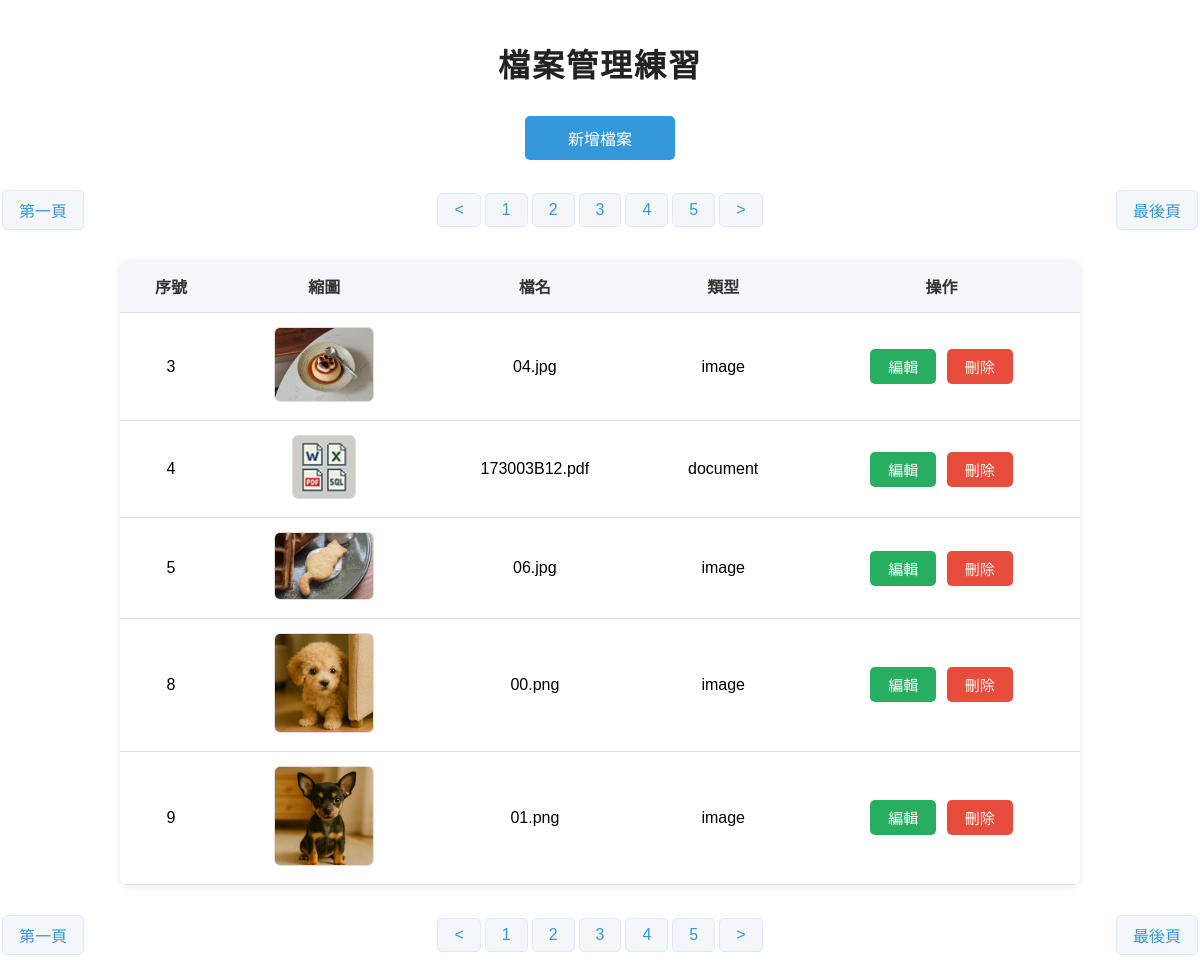
/manage.php, run on the app's committed database.
### tables this page shows
CREATE TABLE `uploads` (
  `id` int(10) UNSIGNED NOT NULL,
  `type` varchar(16) NOT NULL,
  `name` text NOT NULL,
  `description` text NOT NULL,
  `created_at` timestamp NOT NULL DEFAULT current_timestamp()
);

### db.php (called while the page is built, shortened)
<?php
$dsn="mysql:host=localhost;dbname=files;charset=utf8";
$pdo=new PDO($dsn,'root','');
function all($table,$array=null,$str=null){
    global $pdo;
    $sql="SELECT * FROM $table ";
        if(is_array($array)){
            $tmp=array2sql($array);
            $sql = $sql ." WHERE ".join(" AND ", $tmp);
        }else{
            $sql .= $array;
        }
        $sql .= $str;
    $rows=$pdo->query($sql)->fetchAll(PDO::FETCH_ASSOC);
    return $rows;
}

### manage.php (the view, shortened to what this page needs)
<?php include_once "db.php"; ?>
<!DOCTYPE html>
<html lang="en">
<head>
    <link rel="stylesheet" href="style.css">
</head>
<body>
    <h1 class="header">檔案管理練習</h1>
    <a class='add-file' href="upload.php">新增檔案</a>
    <?php
    $rows = all("uploads");
    ?>
    <?php
    $total_rows = $pdo->query("select count(*) from uploads")->fetchColumn();
    $div = 5;
    $pages = ceil($total_rows / $div);
    $now = $_GET['p'] ?? 1;
    $start = ($now - 1) * $div;
    $rows = all("uploads", " limit $start,$div");
    ?>
    <div class="pages">
        <a href="?p=1">第一頁</a>
        <div>
        <?php
        if($now-1>0){
            echo "<a href='?p=".($now-1)."'> < </a>";
        }else{
            echo "<a href='#'> < </a>";
        }
        for($i=1;$i<=$pages;$i++){
            echo "<a href='?p=$i'>$i</a>";
        }
        if($now+1<=$pages){
            echo "<a href='?p=".($now+1)."'> > </a>";
        }else{
            echo "<a href='#'> > </a>";
        }
        ?>
        </div>
        <a href="?p=<?=$pages?>">最後頁</a>
    </div>
    <table class="table">
        <tr>
            <th>序號</th>
            <th>縮圖</th>
            <th>檔名</th>
            <th>類型</th>
            <th>操作</th>
        </tr>
        <?php foreach ($rows as $key => $row): ?>
            <tr>
                <td><?= $row['id']; ?></td>
                <td>
                    <?php
                    if ($row['type'] == 'image') {
                        echo "<img src='./files/" . $row['name'] . "' style='width:100px;'>";
                    } else {
                        switch ($row['type']) {
                            case 'document':
                                echo "<img src='icon/document.png' style='width:64px;'>";
                                break;
                        }
                    }
                    ?>
                </td>
                <td><?= $row['name']; ?></td>
                <td><?= $row['type']; ?></td>
                <td>
                    <button onclick="location.href='edit_upload.php?id=<?= $row['id']; ?>'">編輯</button>
                    <button class="del" data-id="<?= $row['id']; ?>">刪除</button>
                </td>
            </tr>
        <?php endforeach; ?>
    </table>
    <div class="pages">
        <a href="?p=1">第一頁</a>
        <div>
        <?php
        if($now-1>0){
            echo "<a href='?p=".($now-1)."'> < </a>";
        }else{
            echo "<a href='#'> < </a>";
        }
        for($i=1;$i<=$pages;$i++){
            echo "<a href='?p=$i'>$i</a>";
        }
        if($now+1<=$pages){
            echo "<a href='?p=".($now+1)."'> > </a>";
        }else{
            echo "<a href='#'> > </a>";
        }
        ?>
        </div>
        <a href="?p=<?=$pages?>">最後頁</a>
    </div>
</body>
</html>

### style.css (style rules this page uses)
* { font-family: "微軟正黑體",Arial, Helvetica, sans-serif; font-size:16px; padding:0; margin:0; list-style-type: none; box-sizing: border-box; text-decoration: none; }
.header { margin:10px auto; padding:10px; text-align: center; font-size:32px; }

### manage.php (style rules this page uses)
.table { margin: 30px auto; border-collapse: collapse; width: 80%; background: #fff; box-shadow: 0 2px 8px rgba(0, 0, 0, 0.08); border-radius: 8px; overflow: hidden; }
.table th, .table td { padding: 14px 18px; text-align: center; border-bottom: 1px solid #e0e0e0; font-size: 16px; }
.table th { background: #f5f6fa; color: #333; font-weight: 600; }
.table img { border-radius: 6px; border: 1px solid #ddd; background: #fafafa; }
button { padding: 7px 18px; border: none; border-radius: 5px; font-size: 15px; cursor: pointer; margin: 0 3px; transition: background 0.2s, color 0.2s; }
button:first-child { background: #27ae60; color: #fff; }
button:last-child { background: #e74c3c; color: #fff; }
.header { text-align: center; margin-top: 30px; color: #222; font-size: 2em; letter-spacing: 2px; }
.add-file { display: block; width: 150px; text-align: center; margin: 20px auto; padding: 10px 20px; background: #3498db; color: #fff; text-decoration: none; border-radius: 5px; transition: background 0.2s, color 0.2s; }
.pages { display: flex; justify-content: space-between; align-items: center; margin: 30px auto 20px auto; gap: 8px; }
.pages a { display: inline-block; padding: 7px 16px; margin: 0 2px; background: #f5f6fa; color: #3498db; border-radius: 5px; text-decoration: none; font-size: 16px; border: 1px solid #dbeafe; transition: background 0.2s, color 0.2s, border 0.2s; }

### data on the page
uploads: id "3", name (picture), name "04.jpg", type "image"
uploads: id "4", name "173003B12.pdf", type "document"
uploads: id "5", name (picture), name "06.jpg", type "image"
uploads: id "8", name (picture), name "00.png", type "image"
uploads: id "9", name (picture), name "01.png", type "image"
